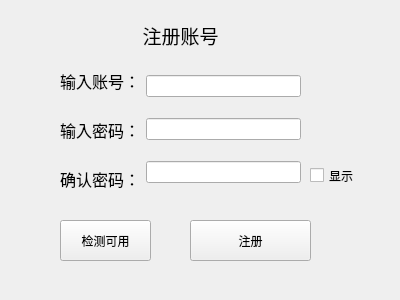
<?xml version="1.0" encoding="UTF-8"?>
<ui version="4.0">
 <class>EnrollWidget</class>
 <widget class="QWidget" name="EnrollWidget">
  <property name="geometry">
   <rect>
    <x>0</x>
    <y>0</y>
    <width>400</width>
    <height>300</height>
   </rect>
  </property>
  <property name="windowTitle">
   <string>Form</string>
  </property>
  <widget class="QCheckBox" name="canseebox">
   <property name="geometry">
    <rect>
     <x>310</x>
     <y>160</y>
     <width>51</width>
     <height>31</height>
    </rect>
   </property>
   <property name="text">
    <string>显示</string>
   </property>
  </widget>
  <widget class="QWidget" name="layoutWidget">
   <property name="geometry">
    <rect>
     <x>60</x>
     <y>60</y>
     <width>241</width>
     <height>141</height>
    </rect>
   </property>
   <layout class="QHBoxLayout" name="linesLayout">
    <item>
     <layout class="QVBoxLayout" name="labelsLayout">
      <item>
       <widget class="QLabel" name="idlabel">
        <property name="text">
         <string>&lt;html&gt;&lt;head/&gt;&lt;body&gt;&lt;p align=&quot;center&quot;&gt;&lt;span style=&quot; font-size:12pt;&quot;&gt;输入账号：&lt;/span&gt;&lt;/p&gt;&lt;/body&gt;&lt;/html&gt;</string>
        </property>
       </widget>
      </item>
      <item>
       <widget class="QLabel" name="paswordlabel">
        <property name="text">
         <string>&lt;html&gt;&lt;head/&gt;&lt;body&gt;&lt;p align=&quot;center&quot;&gt;&lt;span style=&quot; font-size:12pt;&quot;&gt;输入密码：&lt;/span&gt;&lt;/p&gt;&lt;/body&gt;&lt;/html&gt;</string>
        </property>
       </widget>
      </item>
      <item>
       <widget class="QLabel" name="againlabel">
        <property name="text">
         <string>&lt;html&gt;&lt;head/&gt;&lt;body&gt;&lt;p align=&quot;center&quot;&gt;&lt;span style=&quot; font-size:12pt;&quot;&gt;确认密码：&lt;/span&gt;&lt;/p&gt;&lt;/body&gt;&lt;/html&gt;</string>
        </property>
       </widget>
      </item>
     </layout>
    </item>
    <item>
     <layout class="QVBoxLayout" name="editsLayout">
      <item>
       <widget class="QLineEdit" name="idlineEdit"/>
      </item>
      <item>
       <widget class="QLineEdit" name="passwordlineEdit"/>
      </item>
      <item>
       <widget class="QLineEdit" name="againlineEdit"/>
      </item>
     </layout>
    </item>
   </layout>
  </widget>
  <widget class="QPushButton" name="checkpushButton">
   <property name="geometry">
    <rect>
     <x>60</x>
     <y>220</y>
     <width>91</width>
     <height>41</height>
    </rect>
   </property>
   <property name="text">
    <string>检测可用</string>
   </property>
  </widget>
  <widget class="QPushButton" name="FinishEnroll">
   <property name="geometry">
    <rect>
     <x>190</x>
     <y>220</y>
     <width>121</width>
     <height>41</height>
    </rect>
   </property>
   <property name="text">
    <string>注册</string>
   </property>
  </widget>
  <widget class="QLabel" name="titlelabel">
   <property name="geometry">
    <rect>
     <x>130</x>
     <y>20</y>
     <width>101</width>
     <height>31</height>
    </rect>
   </property>
   <property name="text">
    <string>&lt;html&gt;&lt;head/&gt;&lt;body&gt;&lt;p align=&quot;center&quot;&gt;&lt;span style=&quot; font-size:14pt;&quot;&gt;注册账号&lt;/span&gt;&lt;/p&gt;&lt;/body&gt;&lt;/html&gt;</string>
   </property>
  </widget>
 </widget>
 <resources/>
 <connections/>
</ui>
